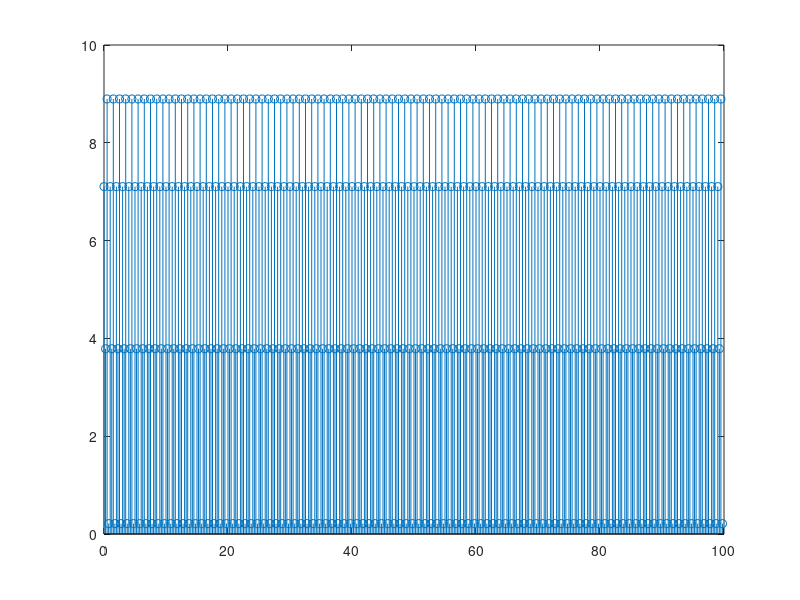
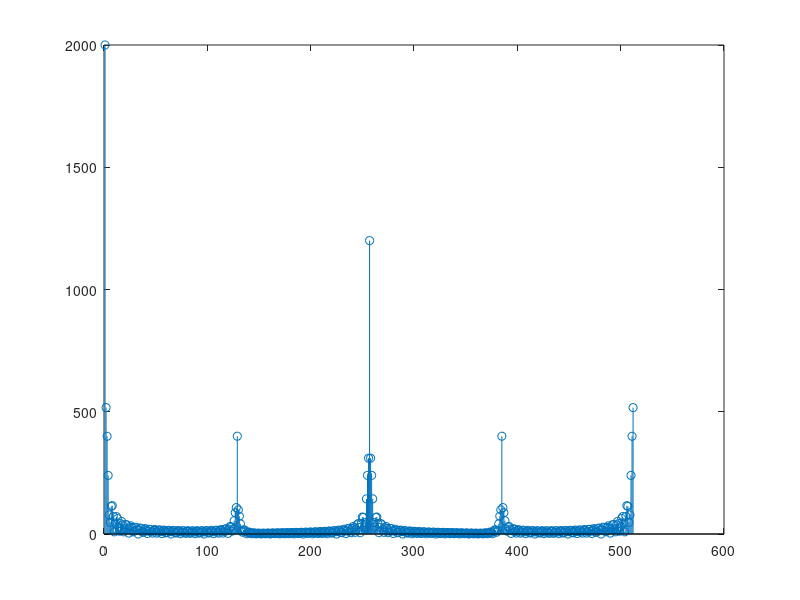

These charts were generated, in order, by the following MATLAB code:
clc;
close all;
Fs=4;
T=1/Fs;
t=0:T:100-T;
F1=1;
F2=2;
%Ft= 5+ 2*cos(((pi*t)/2)-90)+3*cos(pi*t); 
Ft= 5+ 2*cos(2*pi*t*F1-90)+3*cos(pi*t*2*F2);
figure(1)
stem(t,Ft)
% stem(Ft)
% stem(fft(Ft))
L=length(Ft)
L2=2^nextpow2(L);
x=fft(Ft,L2);
figure
stem(abs(x));